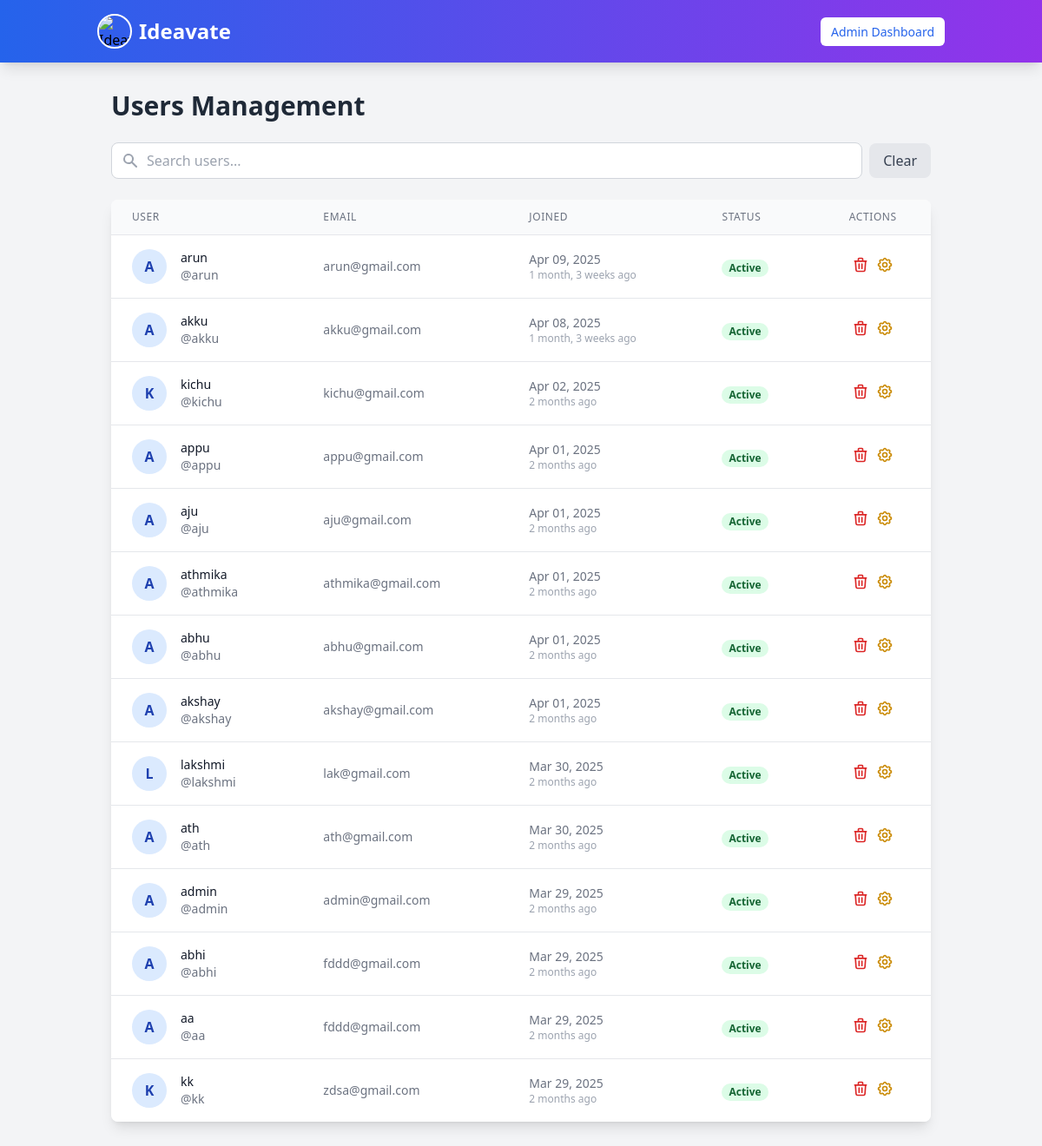
The app's page /admin_dashboard/users/ (signed in), older data.
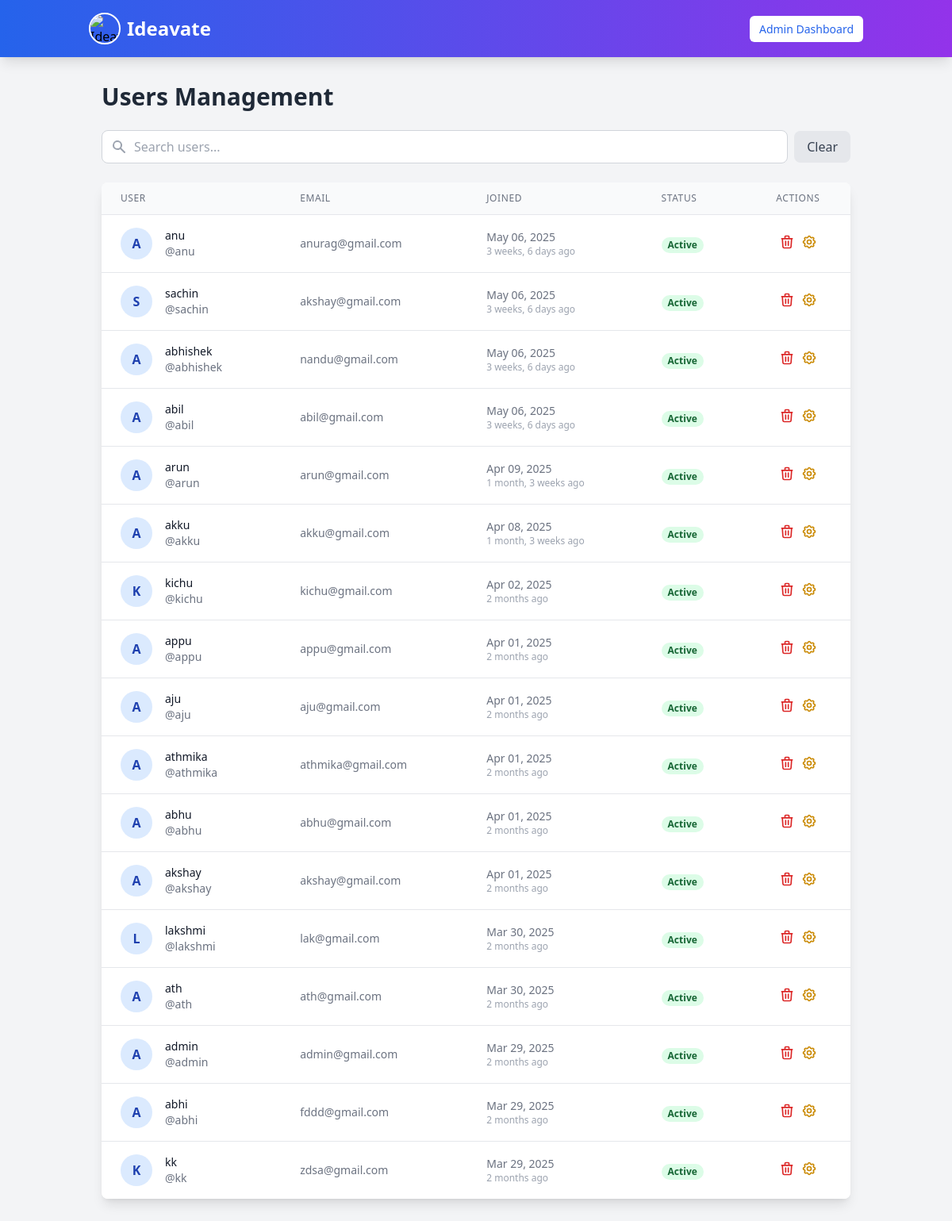
The same page, newer data.
### myapp/models.py (models this page shows)
class User(AbstractUser):
    is_user = models.BooleanField(default=False)
    is_organization = models.BooleanField(default=False)
    groups = models.ManyToManyField(Group, related_name="custom_user_groups", blank=True)
    user_permissions = models.ManyToManyField(Permission, related_name="custom_user_permissions", blank=True)

### myapp/views.py (the view)
# urls.py: path('admin_dashboard/users/', views.admin_users, name='admin_users'),
@login_required
@user_passes_test(lambda u: u.is_superuser)
def admin_users(request):
    normal_users = User.objects.filter(is_organization=False).order_by('-date_joined')
    return render(request, 'admin_users.html', {'users': normal_users})

### templates/admin_users.html (shortened to what the changed rows need)
{% extends "navbar.html" %}
{% block content %}
<div class="container mx-auto p-4 md:p-6">
    <h1 class="text-2xl md:text-3xl font-bold text-gray-800 mb-6">Users Management</h1>
    <div class="bg-white shadow-lg rounded-lg overflow-hidden">
        <div class="overflow-x-auto">
            <table class="min-w-full divide-y divide-gray-200">
                <thead class="bg-gray-50">
                    <tr>
                        <th scope="col" class="px-6 py-3 text-left text-xs font-medium text-gray-500 uppercase tracking-wider">User</th>
                        <th scope="col" class="px-6 py-3 text-left text-xs font-medium text-gray-500 uppercase tracking-wider">Email</th>
                        <th scope="col" class="px-6 py-3 text-left text-xs font-medium text-gray-500 uppercase tracking-wider">Joined</th>
                        <th scope="col" class="px-6 py-3 text-left text-xs font-medium text-gray-500 uppercase tracking-wider">Status</th>
                        <th scope="col" class="px-6 py-3 text-center text-xs font-medium text-gray-500 uppercase tracking-wider">Actions</th>
                    </tr>
                </thead>
                <tbody id="userTable" class="bg-white divide-y divide-gray-200">
                    {% for user in users %}
                    <tr class="hover:bg-gray-50 transition">
                        <td class="px-6 py-4 whitespace-nowrap">
                            <div class="flex items-center">
                                <div class="flex-shrink-0 h-10 w-10 rounded-full bg-blue-100 flex items-center justify-center text-blue-800 font-bold">
                                    {{ user.username|first|upper }}
                                </div>
                                <div class="ml-4">
                                    <div class="text-sm font-medium text-gray-900">{{ user.username }}</div>
                                    <div class="text-sm text-gray-500">@{{ user.username }}</div>
                                </div>
                            </div>
                        </td>
                        <td class="px-6 py-4 whitespace-nowrap text-sm text-gray-500">{{ user.email }}</td>
                        <td class="px-6 py-4 whitespace-nowrap text-sm text-gray-500">
                            <div>{{ user.date_joined|date:"M d, Y" }}</div>
                            <div class="text-xs text-gray-400">{{ user.date_joined|timesince }} ago</div>
                        </td>
                        <td class="px-6 py-4 whitespace-nowrap">
                            <span class="px-2 inline-flex text-xs leading-5 font-semibold rounded-full
                                {% if user.is_active %}bg-green-100 text-green-800{% else %}bg-red-100 text-red-800{% endif %}">
                                {% if user.is_active %}Active{% else %}Inactive{% endif %}
                            </span>
                        </td>
                        <td class="px-6 py-4 whitespace-nowrap text-center text-sm font-medium">
                            <div class="flex justify-center space-x-2">
                                <form action="{% url 'delete_user' user.id %}" method="post" onsubmit="return confirm('Are you sure you want to delete this user?');" class="inline">
                                    <button type="submit" class="text-red-600 hover:text-red-900 transition" title="Delete User">
                                        <svg xmlns="http://www.w3.org/2000/svg" class="h-5 w-5" fill="none" viewBox="0 0 24 24" stroke="currentColor">
                                            <path stroke-linecap="round" stroke-linejoin="round" stroke-width="2" d="M19 7l-.867 12.142A2 2 0 0116.138 21H7.862a2 2 0 01-1.995-1.858L5 7m5 4v6m4-6v6m1-10V4a1 1 0 00-1-1h-4a1 1 0 00-1 1v3M4 7h16" />
                                        </svg>
                                    </button>
                                </form>
                                <form action="{% url 'toggle_user_status' user.id %}" method="post" class="inline">
                                    <button type="submit" class="text-yellow-600 hover:text-yellow-900 transition" title="{% if user.is_active %}Deactivate{% else %}Activate{% endif %} User">
                                    </button>
                                </form>
                            </div>
                        </td>
                    </tr>
                    {% empty %}
                    <tr>
                        <td colspan="5" class="px-6 py-4 text-center text-gray-500">No users found.</td>
                    </tr>
                    {% endfor %}
                </tbody>
            </table>
        </div>
    </div>
</div>
{% endblock %}

Row changes from the older to the newer data that the page shows:
removed User: username|first "A", username "aa", email "fddd@gmail.com", date_joined "Mar 29, 2025", date_joined "2 months", is_active "Active"
added User: username|first "A", username "anu", email "anurag@gmail.com", date_joined "May 06, 2025", date_joined "3 weeks, 6 days", is_active "Active"
added User: username|first "S", username "sachin", email "akshay@gmail.com", date_joined "May 06, 2025", date_joined "3 weeks, 6 days", is_active "Active"
added User: username|first "A", username "abhishek", email "nandu@gmail.com", date_joined "May 06, 2025", date_joined "3 weeks, 6 days", is_active "Active"
added User: username|first "A", username "abil", email "abil@gmail.com", date_joined "May 06, 2025", date_joined "3 weeks, 6 days", is_active "Active"
